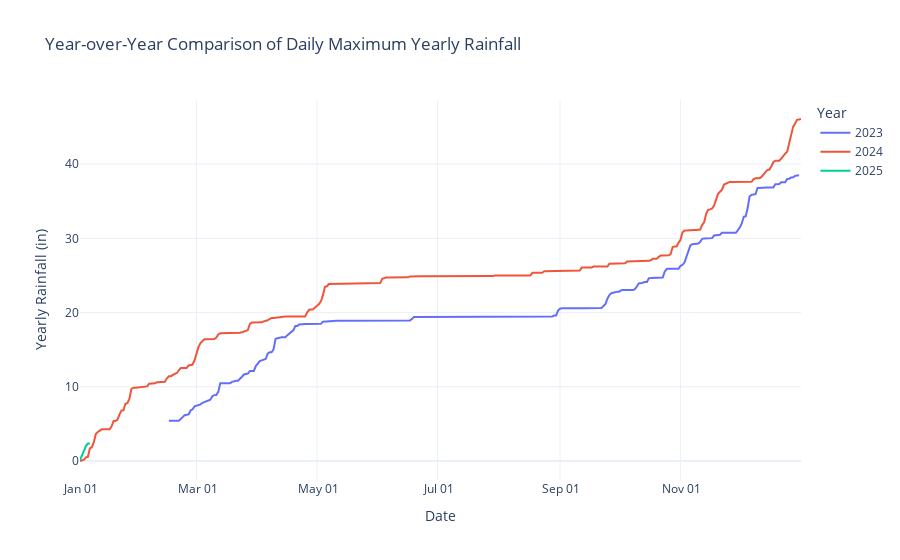

The notebook cell saved with this chart:
### Code cell
import pandas as pd
import plotly.graph_objects as go

# Ensure the "date" column is in datetime format
history_df["date"] = pd.to_datetime(history_df["date"])

# Extract year and day-of-year for year-over-year comparison
history_df["year"] = history_df["date"].dt.year
history_df["day_of_year"] = history_df["date"].dt.day_of_year

# Create a reference year for consistent date formatting
reference_year = 2023
history_df["date_label"] = pd.to_datetime(
    reference_year * 1000 + history_df["day_of_year"], format="%Y%j"
)

# Group by year and day_of_year, then find the max 'yearlyrainin' per day
daily_max = (
    history_df.groupby(["year", "day_of_year"])["yearlyrainin"].max().reset_index()
)
daily_max["date_label"] = pd.to_datetime(
    reference_year * 1000 + daily_max["day_of_year"], format="%Y%j"
)

# Create an empty figure
fig = go.Figure()

# Add a trace for each year
for year in daily_max["year"].unique():
    year_data = daily_max[daily_max["year"] == year]
    fig.add_trace(
        go.Scatter(
            x=year_data["date_label"],
            y=year_data["yearlyrainin"],
            mode="lines",
            name=str(year),
        )
    )

# Update layout
fig.update_layout(
    title="Year-over-Year Comparison of Daily Maximum Yearly Rainfall",
    xaxis_title="Date",
    yaxis_title="Yearly Rainfall (in)",
    legend_title="Year",
    xaxis=dict(
        tickformat="%b %d",  # Format x-axis ticks as "Jan 01", "Jun 01", etc.
        ticklabelmode="period",  # Align tick labels for consistent intervals
    ),
    template="plotly_white",
)

# Show the figure
fig.show()

### Figure 1 — Plotly figure (JSON) as saved in the notebook; plotly's stock layout.template omitted (floating-point values rounded to 4 significant figures; data arrays with more than 128 entries replaced by an {"elided": "..."} marker saying what was removed)
{"data": [{"mode": "lines", "name": "2023", "type": "scatter", "x": {"elided": "320 str values"}, "y": {"elided": "320 float values"}}, {"mode": "lines", "name": "2024", "type": "scatter", "x": {"elided": "366 str values"}, "y": {"elided": "366 float values"}}, {"mode": "lines", "name": "2025", "type": "scatter", "x": ["2023-01-01T00:00:00", "2023-01-02T00:00:00", "2023-01-03T00:00:00", "2023-01-04T00:00:00", "2023-01-05T00:00:00", "2023-01-06T00:00:00"], "y": [0.134, 0.736, 1.413, 2.008, 2.358, 2.362]}], "layout": {"legend": {"title": {"text": "Year"}}, "title": {"text": "Year-over-Year Comparison of Daily Maximum Yearly Rainfall"}, "xaxis": {"tickformat": "%b %d", "ticklabelmode": "period", "title": {"text": "Date"}}, "yaxis": {"title": {"text": "Yearly Rainfall (in)"}}}}
